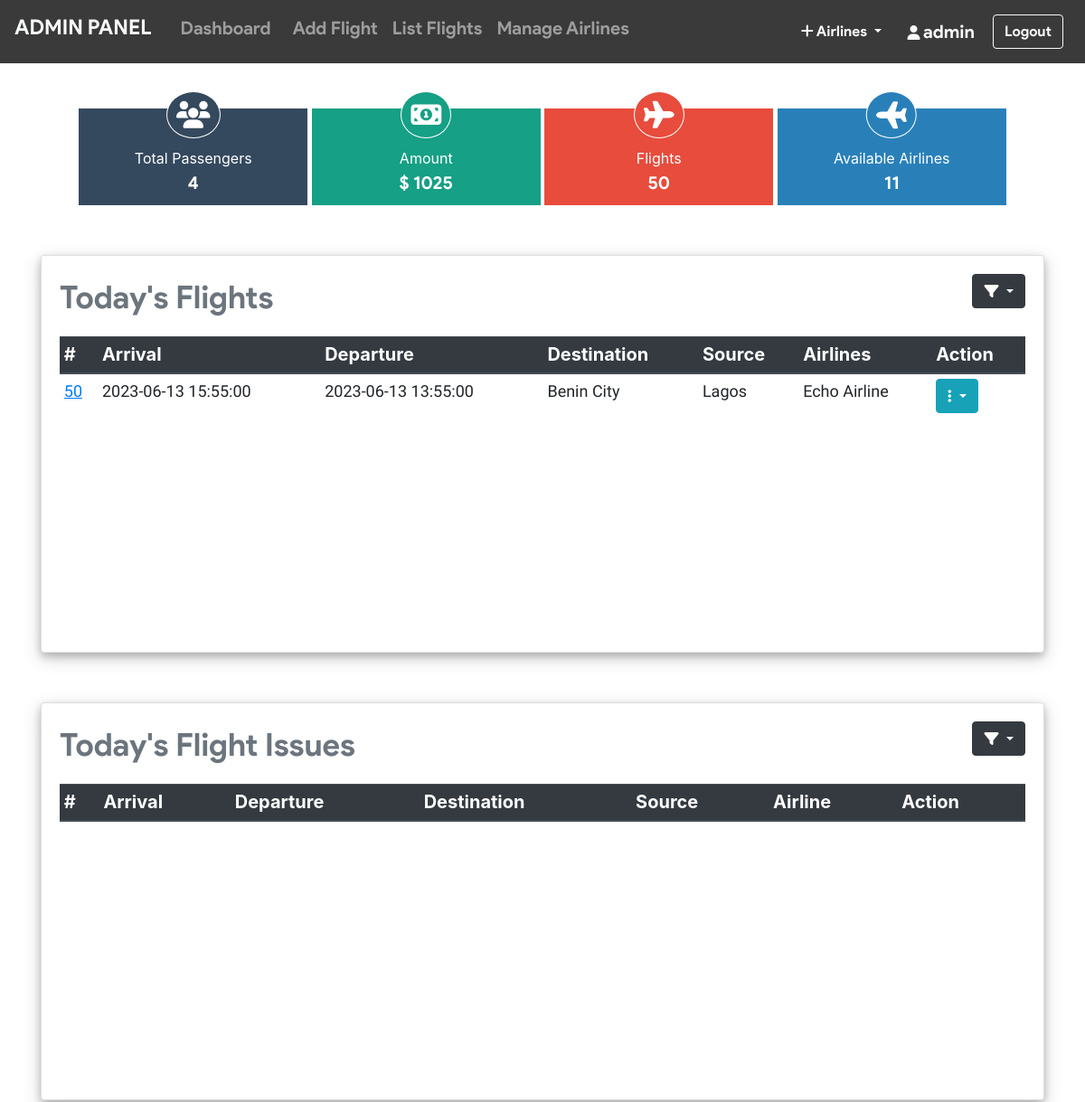
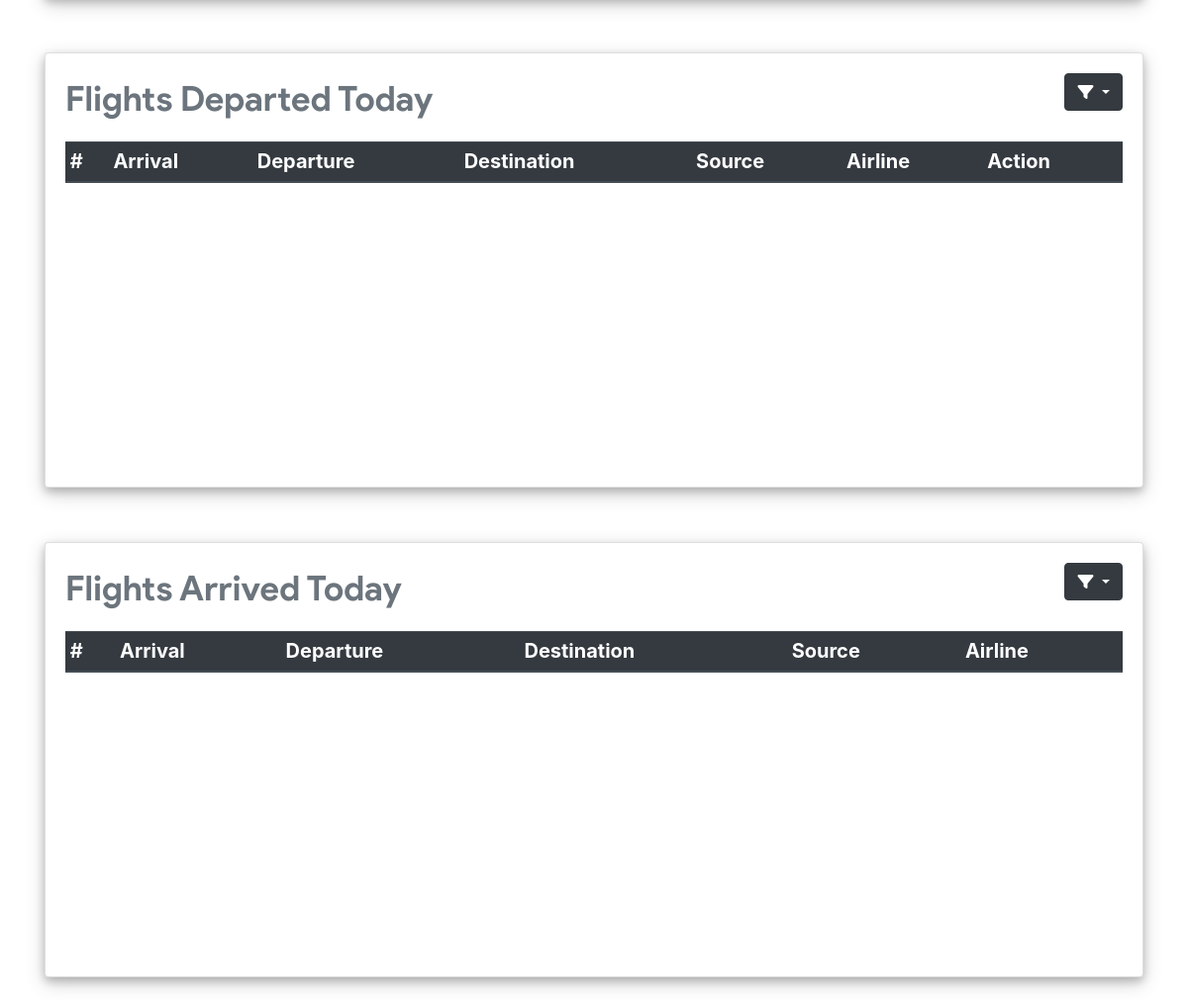
The app's page /admin/index.php?login=success (signed in) with its own data (2 pictures, top to bottom).
### tables this page shows
CREATE TABLE `flight` (
  `flight_id` int(11) NOT NULL AUTO_INCREMENT,
  `admin_id` int(11) NOT NULL,
  `arrivale` datetime NOT NULL,
  `departure` datetime NOT NULL,
  `Destination` varchar(20) NOT NULL,
  `source` varchar(20) NOT NULL,
  `airline` varchar(20) NOT NULL,
  `Seats` varchar(110) NOT NULL,
  `duration` varchar(20) NOT NULL,
  `Price` int(11) NOT NULL,
  `status` varchar(6) DEFAULT NULL,
  `issue` varchar(50) DEFAULT NULL,
  `last_seat` varchar(5) DEFAULT '',
  `bus_seats` int(11) DEFAULT '20',
  `last_bus_seat` varchar(5) DEFAULT '',
  PRIMARY KEY (`flight_id`),
  KEY `admin_id` (`admin_id`),
  KEY `destination` (`Destination`),
  KEY `source` (`source`),
  CONSTRAINT `flight_ibfk_1` FOREIGN KEY (`admin_id`) REFERENCES `admin` (`admin_id`)
);

### admin/index.php (the view, shortened to what this page needs)
<?php include_once 'header.php';
require '../helpers/init_conn_db.php';?>
<link rel="stylesheet" href="../assets/css/admin.css">
    <main>
        <?php if(isset($_SESSION['adminId'])) { ?>
          <div class="container">
            <div class="main-section">
              <div class="dashbord">
                <div class="icon-section">
                  <i class="fa fa-users" aria-hidden="true"></i><br>
                 Total Passengers
                  <p><?php include 'psngrcnt.php';?></p>
                </div>
              </div>
              <div class="dashbord dashbord-green">
                <div class="icon-section">
                  <i class="fa fa-money" aria-hidden="true"></i><br>
                 Amount
                  <p>$ <?php include 'amtcnt.php';?></p>
                </div>
              </div>
              <div class="dashbord dashbord-red">
                <div class="icon-section">
                  <i class="fa fa-plane" aria-hidden="true"></i><br>
                 Flights
                  <p><?php include 'flightscnt.php';?></p>
                </div>
              </div>
              <div class="dashbord dashbord-blue">
                <div class="icon-section">
                  <i class="fa fa-plane fa-rotate-180" aria-hidden="true"></i><br>
                 Available Airlines
                  <p><?php include 'airlcnt.php';?></p>
                </div>
              </div>
            </div>
          <div class="card mt-4" id="flight">
      <div class="card-body">
          <div class="dropdown" style="float: right;">
            <button class="btn btn-dark dropdown-toggle" type="button" id="dropdownMenuButton" data-toggle="dropdown" aria-haspopup="true" aria-expanded="false">
              <i class="fa fa-filter"></i>
            </button>
          </div>
        <p class="text-secondary">Today's Flights</p>
        <table class="table-sm table table-hover">
          <thead class="thead-dark">
            <tr>
              <th scope="col">#</th>
              <th scope="col">Arrival</th>
              <th scope="col">Departure</th>
              <th scope="col">Destination</th>
              <th scope="col">Source</th>
              <th scope="col">Airlines</th>
              <th>Action</th>
            </tr>
          </thead>
          <tbody>
              <?php
                $curr_date = (string)date('y-m-d');
                $curr_date = '20'.$curr_date;
                $sql = "SELECT * FROM Flight WHERE DATE(departure)=?";
                $stmt = mysqli_stmt_init($conn);
                mysqli_stmt_prepare($stmt,$sql);
                mysqli_stmt_bind_param($stmt,'s',$curr_date);
                mysqli_stmt_execute($stmt);
                $result = mysqli_stmt_get_result($stmt);
                while ($row = mysqli_fetch_assoc($result)) {
                  if($row['status']== '') {
                    echo '
                <td scope="row">
                  <a href="pass_list.php?flight_id='.$row['flight_id'].'" style="text-decoration:underline;">
                  '.$row['flight_id'].' </a> </td>
                <td>'.$row['arrivale'].'</td>
                <td>'.$row['departure'].'</td>
                <td>'.$row['Destination'].'</td>
                <td>'.$row['source'].'</td>
                <td>'.$row['airline'].'</td>
                <th class="options">
                  <div class="dropdown">
                    <button class="btn btn-info dropdown-toggle" type="button"
                      id="dropdownMenuButton" data-toggle="dropdown"
                        aria-haspopup="true" aria-expanded="false">
                      <i class="fa fa-ellipsis-v"></i> </td>
                    </button>
                    <div class="dropdown-menu">
                      <form class="px-4 py-3"  action="../includes/admin/admin.inc.php" method="post">
                        <input type="hidden" type="number" name="flight_id"
                          value='.$row['flight_id'].'>
                        <div class="form-group">
                          <label for="exampleDropdownFormEmail1">Enter time in min.
                          </label>
                          <input type="number" class="form-control" name="issue"
                            placeholder="Eg. 120">
                        </div>
                        <button type="submit" name="issue_but"
                          class="btn btn-danger btn-sm">Submit issue</button>
                        <div class="dropdown-divider"></div>
                        <button type="submit" name="dep_but"
                          class="btn btn-primary btn-sm">Departed</button>
                      </form>
                    </div>
                  </div>
                </th>
              </tr> ' ; }} ?>
          </tbody>
        </table>
      </div>
    </div>
    <div class="card" id="issue">
      <div class="card-body">
          <div class="dropdown" style="float: right;">
            <button class="btn btn-dark dropdown-toggle" type="button" id="dropdownMenuButton" data-toggle="dropdown" aria-haspopup="true" aria-expanded="false">
              <i class="fa fa-filter"></i>
            </button>
          </div>
        <p class="text-secondary">Today's Flight Issues</p>
        <table class="table-sm table table-hover">
        <thead class="thead-dark">
            <tr>
              <th scope="col">#</th>
              <th scope="col">Arrival</th>
              <th scope="col">Departure</th>
              <th scope="col">Destination</th>
              <th scope="col">Source</th>
              <th scope="col">Airline</th>
              <th>Action</th>
            </tr>
          </thead>
        </table>
      </div>
    </div>
    <div class="card" id="dep">
      <div class="card-body">
          <div class="dropdown" style="float: right;">
            <button class="btn btn-dark dropdown-toggle" type="button" id="dropdownMenuButton" data-toggle="dropdown" aria-haspopup="true" aria-expanded="false">
              <i class="fa fa-filter"></i>
            </button>
          </div>
        <p class=" text-secondary">Flights Departed Today</p>
        <table class="table-sm table table-hover">
        <thead class="thead-dark">
            <tr>
              <th scope="col">#</th>
              <th scope="col">Arrival</th>
              <th scope="col">Departure</th>
              <th scope="col">Destination</th>
              <th scope="col">Source</th>
              <th scope="col">Airline</th>
              <th>Action</th>
            </tr>
          </thead>
        </table>
      </div>
    </div>
    <div class="card mb-4" id="arr">
      <div class="card-body">
        <div class="dropdown" style="float: right;">
            <button class="btn btn-dark dropdown-toggle" type="button" id="dropdownMenuButton" data-toggle="dropdown" aria-haspopup="true" aria-expanded="false">
              <i class="fa fa-filter"></i>
            </button>
          </div>
        <p class=" text-secondary">Flights Arrived Today</p>
        <table class="table-sm table table-hover">
        <thead class="thead-dark">
            <tr>
              <th scope="col">#</th>
              <th scope="col">Arrival</th>
              <th scope="col">Departure</th>
              <th scope="col">Destination</th>
              <th scope="col">Source</th>
              <th scope="col">Airline</th>
            </tr>
          </thead>
        </table>
      </div>
    </div>
  </div>
<?php } ?>
    </main>
    <?php include_once 'footer.php'; ?>

### assets/css/admin.css (style rules this page uses)
.card { margin-top: 55px !important; height: 55vh; box-shadow: 0 4px 8px 0 rgba(0, 0, 0, 0.2), 0 6px 20px 0 rgba(0, 0, 0, 0.19); }
.card-body { overflow-y: scroll; }
th { color: #3c3c3c; font-size: 20px; font-weight: bold; }
td { margin-top: 10px !important; font-size: 17px; font-family: "Assistant", sans-serif !important; }

### admin/index.php (style rules this page uses)
td { font-size: 18px !important; }
p { font-size: 35px; font-weight: 100; font-family: 'product sans'; }
.main-section { width:100%; margin:0 auto; text-align: center; padding: 0px 5px; }
.dashbord { width:23%; display: inline-block; background-color:#34495E; color:#fff; margin-top: 50px; }
.icon-section i { font-size: 30px; padding:10px; border:1px solid #fff; border-radius:50%; margin-top:-25px; margin-bottom: 10px; background-color:#34495E; }
.icon-section p { margin:0px; font-size: 20px; padding-bottom: 10px; }
.dashbord-green .icon-section,.dashbord-green .icon-section i { background-color: #16A085; }
.dashbord-blue .icon-section,.dashbord-blue .icon-section i { background-color: #2980B9; }
.dashbord-red .icon-section,.dashbord-red .icon-section i { background-color:#E74C3C; }

### records on screen
flight: flight_id "50", arrivale "2023-06-13 15:55:00", departure "2023-06-13 13:55:00", Destination "Benin City", source "Lagos", airline "Echo Airline"

### other values on screen
$_SESSION['adminUname'] "admin"
$query->num_rows "4"
$row_amountsum['SUM(cost)'] "1025"
$query->num_rows "50"
$query->num_rows "11"
